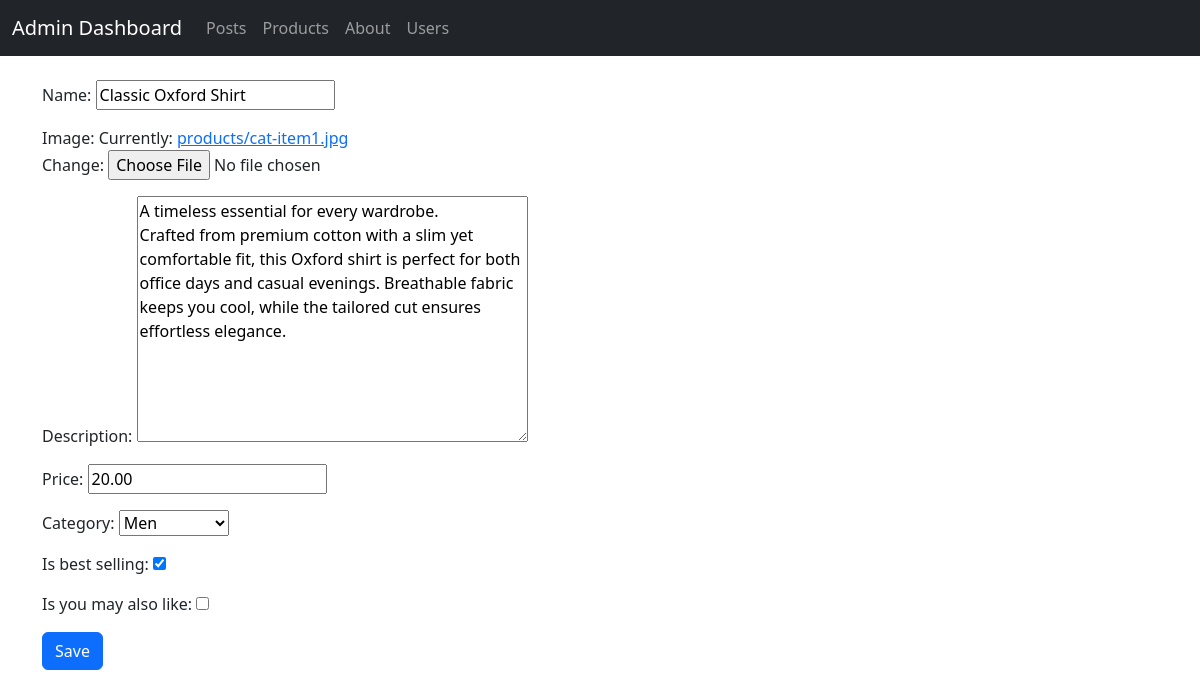
Screenshot of /admin-dashboard/admin/products/13/update/ with the database file from the repository.
### myapp/models.py (models this page shows, shortened)
class Product(models.Model):
    name = models.CharField(max_length=200)
    image = models.ImageField(upload_to='products/')
    description = models.TextField()
    price = models.DecimalField(max_digits=10, decimal_places=2)
    category = models.ForeignKey(Category, on_delete=models.CASCADE, null=True)
    is_best_selling = models.BooleanField(default=False)
    is_you_may_also_like = models.BooleanField(default=False)
    created_at = models.DateTimeField(auto_now_add=True)

class Category(models.Model):
    name = models.CharField(max_length=200)
    slug = models.SlugField(unique=True)
    def __str__(self):
        return self.name

### myapp/views.py (the view)
# urls.py: path('admin/products/<int:pk>/update/', ProductAdminUpdateView.as_view(), name='product_update_admin'),
class ProductAdminUpdateView(UpdateView):
    model = Product
    form_class = ProductForm
    template_name = 'myapp/form.html'
    success_url = reverse_lazy('product_list_admin')

### myapp/forms.py
class ProductForm(forms.ModelForm):
    class Meta:
        model = Product
        fields = '__all__'

### myapp/context_processors.py (called while the page is built)
def categories(request):
    return {
        'categories': Category.objects.all()
    }

def cart_and_wishlist_counts(request):
    if request.user.is_authenticated:
        cart_count = Cart.objects.filter(user=request.user).count()
        wishlist_count = Wishlist.objects.filter(user=request.user).count()
    else:
        cart_count = 0
        wishlist_count = 0
    return {
        'cart_count': cart_count,
        'wishlist_count': wishlist_count,
    }

### myapp/templates/myapp/form.html (shortened to what this page needs)
{% extends 'form/BaseAdmin.html' %}
{% block content %}
    <form method="post" enctype="multipart/form-data">
        {{ form.as_p }}
        <button type="submit" class="btn btn-primary">Save</button>
    </form>
{% endblock %}

### rows the page displays
Product: name "Classic Oxford Shirt", description "A timeless essential for every wardrobe. Crafted from premium cotton with a slim yet comfortable fit, this Oxford shirt is perfect for both office days and casual evenings. Breathable fabric keeps you cool, while the tailored cut ensures effortless elegance.", price "20.00", category "Men", is_best_selling "☑"
